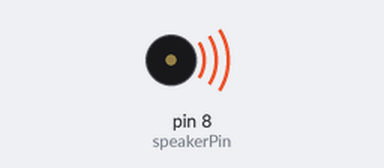
Bench run of a sketch on a simulated Arduino Uno, built with avr-gcc and run on an emulated ATmega328P. On the bench: buzzer (waves = sounding).

Above: at 0.2 s.
At 4.2 s:
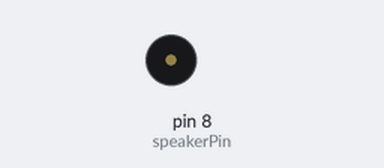
Timing chart, 0 to 6.8 s (numbered marks = the images above):
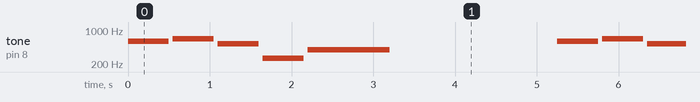

Measured:
- by itself, tone on pin 8 (speakerPin): repeats every 5.3 s: silent 0.05 s, 659 Hz 0.50 s, silent 0.05 s, 523 Hz 0.50 s, silent 0.05 s, 262 Hz 0.50 s, silent 0.05 s, 392 Hz 1.0 s, silent 2.1 s, 587 Hz 0.50 s

The sketch:

close_encounters.ino
```cpp
// Close Encounters of the Third Kind - 5 note motif
// D5, E5, C5, C4, G4

const int speakerPin = 8;

int notes[]    = {587, 659, 523, 262, 392};
int durations[] = {500, 500, 500, 500, 1000};

void setup() {
  pinMode(speakerPin, OUTPUT);
}

void loop() {
  for (int i = 0; i < 5; i++) {
    tone(speakerPin, notes[i], durations[i]);
    delay(durations[i] + 50); // small gap between notes
  }
  delay(2000); // pause before repeating
}
```
